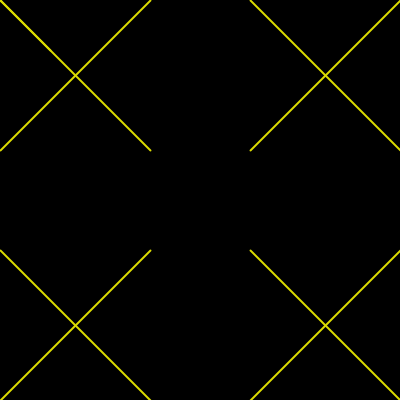
Frame 1 (no input)
Frame 60 (the mouse pressed at the canvas centre just before this capture): identical to frame 1, image omitted
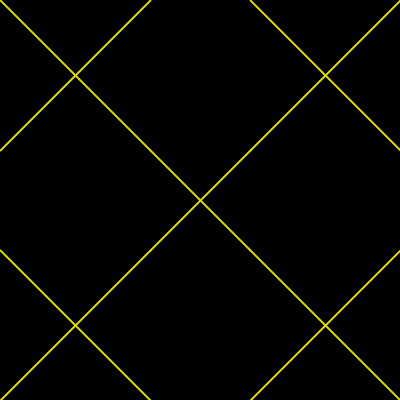
Frame 120 (the mouse held since frame 60 and released just before this capture)

The Processing sketch that drew these frames (run headless with seeded random() and noise(); from frame 60 on, the mouse is pressed at the canvas centre):

// Processing sketch: processing_42475
// ── processing_42475.pde

void setup() {
  size(400, 400);
  noCursor();
}


void draw() {
  background(0);
  drawCross(0, 0, 150);
  drawCross(0, 250, 150);
  drawCross(250, 0, 150);
  drawCross(250, 250, 150);
  drawCross(mouseX-50, mouseY-50, 100);
}

void mousePressed() {
}

void drawCross(float x, float y, float crossSize) {
  stroke(220, 220, 0);
  strokeWeight(2);
  line(x, y, x + crossSize, y + crossSize);
  line(x + crossSize, y, x, y + crossSize);
}
